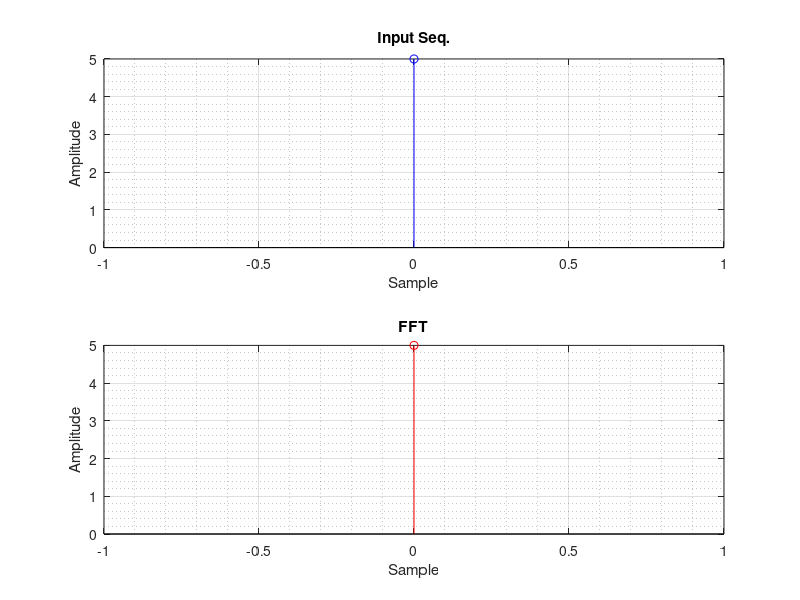

This chart was generated by the following MATLAB code:
%  Radix-2 DIF FFT (only for N = 2^p : p>1 and integer)
clc; clear;

seq = input('Enter seq. : ');
len = length(seq);
p = ceil(log2(len)); % ceil() rounds up to nearest integer

% appending zeros
disp('Zeros appended (if required) : eligible for len(seq.) = 2^p');
seq = [seq, zeros(2^p - len)]
FFTseq = seq;

for stage = p:-1:1 % stages got reversed
    first = 1; second = 1+2^(stage-1); % in reference to butterfly
    n = 0;
    while(n <= (2^(stage-1))-1 && second <= 2^p)
        disp(first)
        disp(second)
        W = exp(-j*2*pi*n/(2^stage));
        addn = FFTseq(first) + FFTseq(second); % No multiplication by twiddle factor
        subtn = (FFTseq(first) - FFTseq(second))*W; % First negation then twiddle factor
        FFTseq(first) = addn;
        FFTseq(second) = subtn;
        first = first+1; second = second+1;
        n = n+1;
        if(rem(second,2^stage)==1)  % switch to next set of butterflies
            first = first + 2^(stage-1);
            second = second + 2^(stage-1);
            n = 0;
        end
    end
end

% Bit reversed order
fftBR = bitrevorder(FFTseq)

% Plots
figure('Name','FFT Radix-2 DIF','NumberTitle','off','Color','w')
subplot(2,1,1)
stem(0:2^p-1,seq,'b'), grid on, grid minor
title('Input Seq.')
xlabel('Sample')
ylabel('Amplitude')

subplot(2,1,2)
stem(0:2^p-1,fftBR,'r'), grid on, grid minor
title('FFT')
xlabel('Sample')
ylabel('Amplitude')
